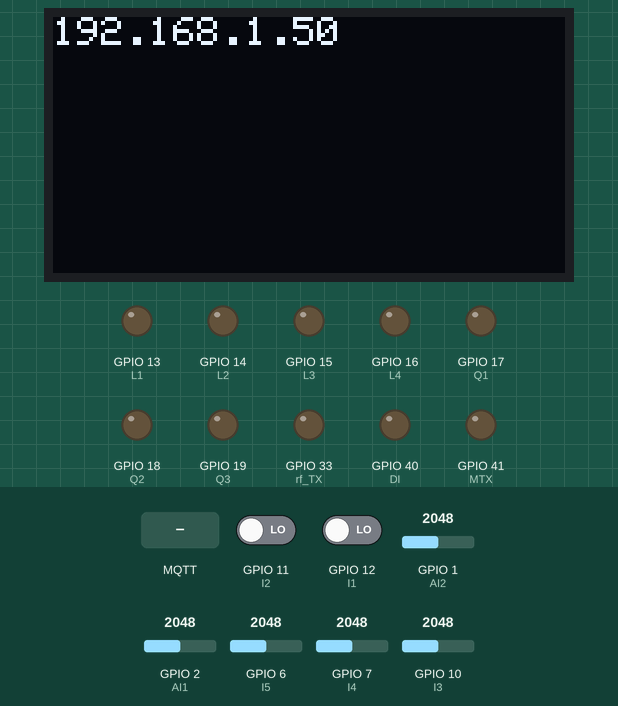
Recording of a sketch running on a simulated ESP32. Shown: 128×64 one-colour display, output pins drawn as LEDs (lit = HIGH). Inputs (shaded band) come from the test bench; at power-on: GPIO 1 (AI2) = 2048, GPIO 2 (AI1) = 2048, GPIO 6 (I5) = 2048, GPIO 7 (I4) = 2048, GPIO 10 (I3) = 2048, GPIO 11 (I2) LOW, GPIO 12 (I1) LOW. WiFi joins after 1.5 s; servers stay silent unless stated; no MQTT or app messages arrive unless stated; what the sketch prints to the serial monitor is not drawn.

Above: at 4.8 s.
4.9 s: MQTT message "on" arrives on the first subscribed topic
At 6.1 s:
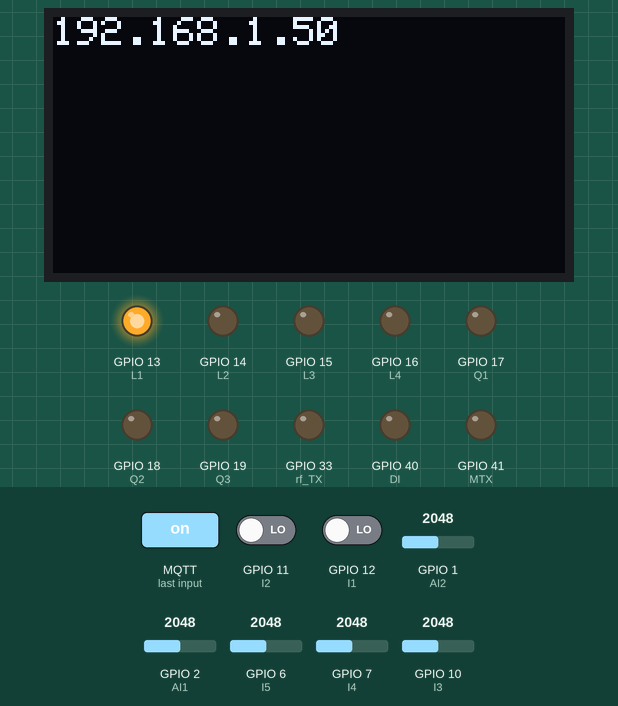
6.4 s: MQTT message "on" arrives on the second subscribed topic
At 7.3 s:
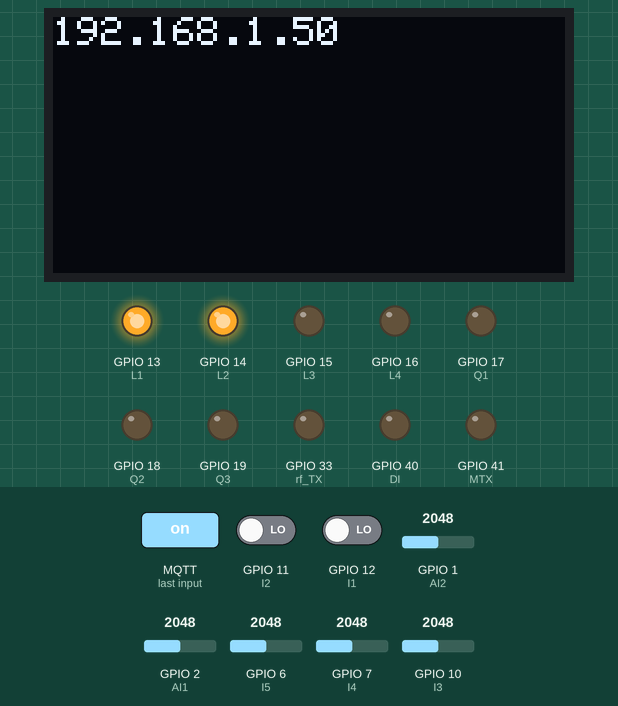
7.9 s: MQTT message "off" arrives on the first subscribed topic
At 9.1 s:
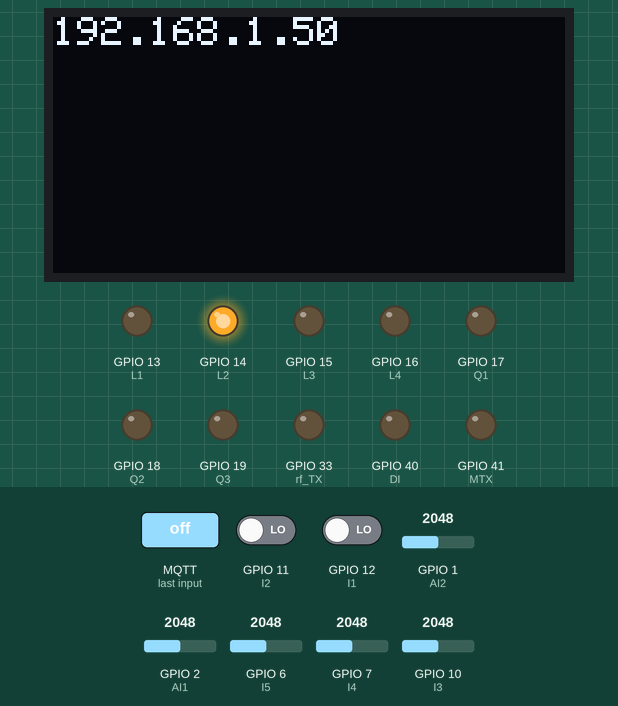
9.4 s: MQTT message "on" arrives on the third subscribed topic
At 10.2 s:
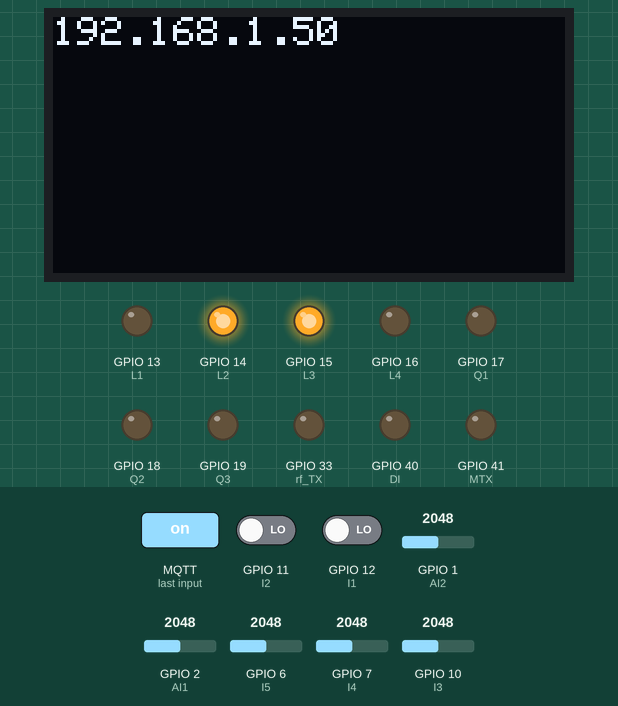
10.9 s: MQTT message "off" arrives on the second subscribed topic
At 11.3 s:
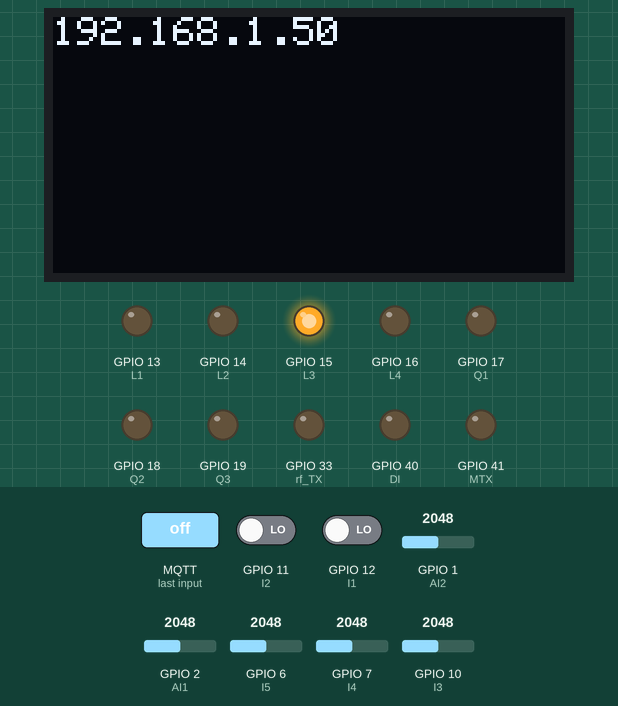
12.4 s: MQTT message "off" arrives on the third subscribed topic
At 13.1 s:
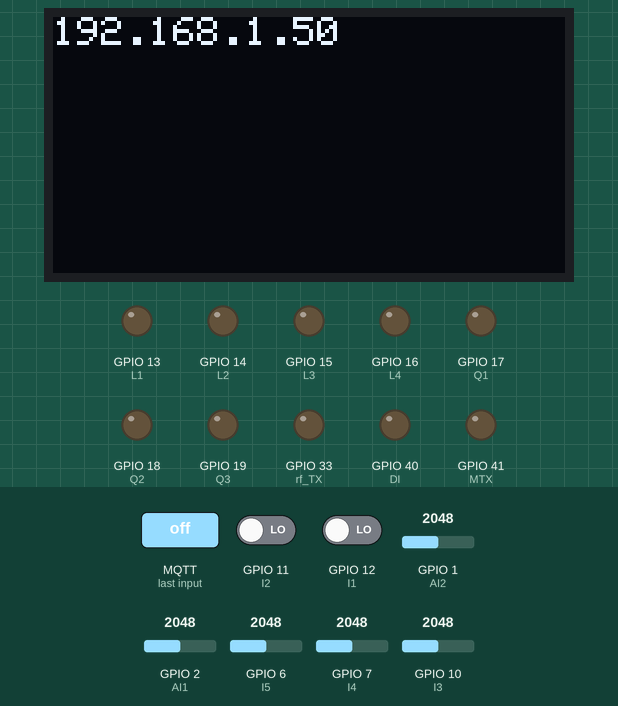
Timing chart, 0 to 14.9 s (numbered marks = the images above; inputs shaded):
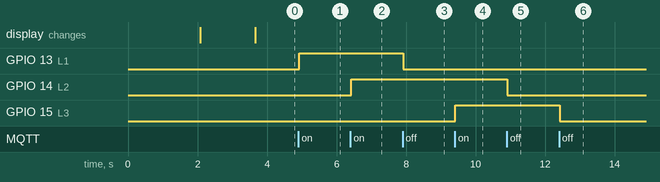

The sketch:

program.ino
```cpp
//knihovny pro OLED
#include <SPI.h>
#include <Wire.h>
#include <Adafruit_SSD1306.h>

//knihovny pro WIFI
#include <WiFi.h>

//knihovny pro MQTT
#include <PubSubClient.h>

//knihovny pro OTA
#include <ArduinoOTA.h>
#include <ESPmDNS.h>
#include <WiFiUdp.h>

//knihovny pro 433MHz komunikaci
#include <RCSwitch.h>
RCSwitch mySwitch = RCSwitch();


//definice displeje
#define SCREEN_WIDTH 128
#define SCREEN_HEIGHT 64
#define OLED_RESET 4
#define SCREEN_ADDRESS 0x3c
#define LOGO_WIDTH 128
#define LOGO_HEIGHT 64
Adafruit_SSD1306 display(SCREEN_WIDTH, SCREEN_HEIGHT, &Wire, OLED_RESET);


//definice pinů
//MBus
#define MRX 42
#define MTX 41

//RS485
#define DI 40
#define DE 39
#define RE 38
#define RO 37

//433MHz RX, TX
#define rf_RX 34
#define rf_TX 33

//mosfet výstupy
#define Q1 17
#define Q2 18
#define Q3 19

//relé výystupy
#define L1 13
#define L2 14
#define L3 15
#define L4 16

//analagově/digitální vstupy
#define I1 12
#define I2 11
#define I3 10
#define I4 7
#define I5 6

//proudová smyčka
#define AI1 2
#define AI2 1

const char* ssid = "******";
const char* password = "******";

const char* mqtt_server = "******";  // IP mqtt serveru
const char* mqtt_username = "******"; // MQTT jmeno
const char* mqtt_password = "******"; // MQTT heslo
const char* clientID = "******"; // MQTT ID přezdívka


//pomocné promněnné
int counter = 0;
String str;
int stary = 0;
int stary2 = 0;


WiFiClient wificlient;
PubSubClient client(mqtt_server, 1883, wificlient);

const unsigned char logo [] PROGMEM = {
  0x00, 0x00, 0x00, 0x00, 0x00, 0x00, 0xf0, 0x00, 0x00, 0x00, 0x00, 0x00, 0x07, 0xff, 0xff, 0xff,
  0x00, 0x00, 0x00, 0x00, 0x00, 0x00, 0xf0, 0x00, 0x00, 0x00, 0x00, 0x00, 0x07, 0xff, 0xff, 0xff,
  0x00, 0x00, 0x00, 0x00, 0x00, 0x00, 0xf0, 0x00, 0x00, 0x00, 0x00, 0x00, 0x07, 0xff, 0xff, 0xff,
  0x00, 0x00, 0x00, 0x00, 0x00, 0x01, 0xf0, 0x00, 0x00, 0x00, 0x00, 0x00, 0x07, 0xff, 0xff, 0xff,
  0x00, 0x00, 0x00, 0x00, 0x00, 0x01, 0xf0, 0x00, 0x00, 0x00, 0x00, 0x00, 0x07, 0xff, 0xff, 0xff,
  0x00, 0x00, 0x00, 0x00, 0x00, 0x01, 0xf0, 0x00, 0x00, 0x00, 0x00, 0x00, 0x07, 0xff, 0xff, 0xff,
  0x00, 0x00, 0x00, 0x00, 0x00, 0x01, 0xf0, 0x00, 0x00, 0x00, 0x00, 0x00, 0x07, 0xff, 0xff, 0xff,
  0x00, 0x00, 0x00, 0x00, 0x00, 0x01, 0xf0, 0x00, 0x00, 0x00, 0x00, 0x00, 0x07, 0xff, 0xff, 0xff,
  0x00, 0x00, 0x00, 0x00, 0x00, 0x03, 0xf0, 0x00, 0x00, 0x00, 0x00, 0x00, 0x07, 0xff, 0xff, 0xff,
  0x00, 0x00, 0x00, 0x00, 0x00, 0x03, 0xf0, 0x00, 0x00, 0x00, 0x00, 0x00, 0x07, 0xff, 0xff, 0xff,
  0x00, 0x00, 0x00, 0x00, 0x00, 0x03, 0xf0, 0x00, 0x00, 0x00, 0x00, 0x00, 0x07, 0xff, 0xff, 0xff,
  0x00, 0x00, 0x00, 0x00, 0x00, 0x03, 0xf0, 0x00, 0x00, 0x00, 0x00, 0x00, 0x07, 0xff, 0xff, 0xff,
  0x00, 0x00, 0x00, 0x00, 0x00, 0x07, 0xf0, 0x00, 0x00, 0x00, 0x00, 0x00, 0x07, 0xff, 0xff, 0xff,
  0x00, 0x00, 0x00, 0x00, 0x00, 0xf7, 0xf0, 0x00, 0x00, 0x00, 0x00, 0x00, 0x07, 0xff, 0xff, 0xff,
  0x00, 0x00, 0x00, 0x00, 0xff, 0xf7, 0xf7, 0xfc, 0x00, 0x00, 0x00, 0x00, 0x07, 0xff, 0xff, 0xff,
  0x00, 0x00, 0x00, 0x1f, 0xff, 0x07, 0xf7, 0xff, 0xc0, 0x00, 0x00, 0x00, 0x07, 0xff, 0xff, 0xff,
  0x00, 0x00, 0x01, 0xfe, 0x00, 0x07, 0xf0, 0xff, 0xf8, 0x00, 0x00, 0x00, 0x07, 0xff, 0xff, 0xff,
  0x00, 0x00, 0x0f, 0xc0, 0x00, 0x0f, 0x30, 0x07, 0xfe, 0x00, 0x00, 0x00, 0x07, 0xff, 0xff, 0xff,
  0x00, 0x00, 0x7c, 0x00, 0x00, 0x0f, 0x30, 0x00, 0xff, 0x80, 0x00, 0x00, 0x07, 0xff, 0xff, 0xff,
  0x00, 0x01, 0xe0, 0x00, 0x00, 0x0f, 0x30, 0x00, 0x1f, 0xe0, 0x00, 0x00, 0x07, 0xff, 0xff, 0xff,
  0x00, 0x03, 0x80, 0x00, 0x00, 0x0f, 0x30, 0x00, 0x07, 0xf0, 0x00, 0x00, 0x07, 0xff, 0xff, 0xff,
  0x00, 0x0e, 0x00, 0x00, 0x00, 0x1e, 0x38, 0x00, 0x01, 0xfc, 0x00, 0x00, 0x07, 0xff, 0xff, 0xff,
  0x00, 0x3c, 0x00, 0x00, 0x00, 0x1e, 0x38, 0x00, 0x00, 0xfe, 0x00, 0x00, 0x07, 0xff, 0xff, 0xff,
  0x00, 0x70, 0x00, 0x00, 0x00, 0x1e, 0x18, 0x00, 0x00, 0x3f, 0x80, 0x00, 0x07, 0xff, 0xff, 0xff,
  0x00, 0xe0, 0x00, 0x00, 0x00, 0x1e, 0x18, 0x00, 0x00, 0x1f, 0xc0, 0x00, 0x07, 0xff, 0xff, 0xff,
  0x03, 0xc0, 0x00, 0x00, 0x00, 0x1c, 0x1c, 0x00, 0x00, 0x0f, 0xe0, 0x00, 0x07, 0xff, 0xff, 0xff,
  0x03, 0x80, 0x00, 0x00, 0x00, 0x3c, 0x0c, 0x00, 0x00, 0x07, 0xe0, 0x00, 0x07, 0xff, 0xff, 0xff,
  0x07, 0x80, 0x00, 0x00, 0x00, 0x3c, 0x0e, 0x00, 0x00, 0x03, 0xf0, 0x00, 0x07, 0xff, 0xff, 0xff,
  0x0f, 0x00, 0x00, 0x00, 0x00, 0x3c, 0x06, 0x00, 0x00, 0x01, 0xf8, 0x00, 0x07, 0xff, 0xff, 0xff,
  0x1f, 0x00, 0x00, 0x00, 0x00, 0x7c, 0x03, 0x00, 0x00, 0x01, 0xf8, 0x00, 0x07, 0xff, 0xff, 0xff,
  0x1e, 0x00, 0x00, 0x00, 0x00, 0x78, 0x03, 0x80, 0x00, 0x00, 0xf8, 0x00, 0x07, 0xff, 0xff, 0xff,
  0x3e, 0x00, 0x00, 0x00, 0x00, 0x78, 0x01, 0x80, 0x00, 0x00, 0xfc, 0x00, 0x07, 0xff, 0xff, 0xff,
  0x3e, 0x00, 0x00, 0x00, 0x00, 0x78, 0x00, 0xc0, 0x00, 0x00, 0x7c, 0x00, 0x07, 0xff, 0xff, 0xff,
  0x3c, 0x00, 0x00, 0x00, 0x00, 0x78, 0x00, 0x70, 0x00, 0x00, 0x7e, 0x00, 0x07, 0xff, 0xff, 0xff,
  0x7c, 0x00, 0x00, 0x00, 0x00, 0xf0, 0x00, 0x38, 0x00, 0x00, 0x3e, 0x00, 0x07, 0xff, 0xff, 0xff,
  0x7c, 0x00, 0x00, 0x00, 0x00, 0xf0, 0x00, 0x0e, 0x00, 0x00, 0x3e, 0x00, 0x07, 0xff, 0xff, 0xff,
  0x7c, 0x00, 0x00, 0x00, 0x00, 0xf0, 0x00, 0x01, 0xff, 0xff, 0xff, 0xff, 0xff, 0xff, 0xff, 0xff,
  0x7c, 0x00, 0x00, 0x00, 0x00, 0xf0, 0x00, 0x00, 0x00, 0x00, 0x3e, 0x00, 0x07, 0xff, 0xff, 0xff,
  0x7d, 0xff, 0xff, 0xfc, 0x01, 0xe0, 0x00, 0x00, 0x00, 0x00, 0x3e, 0x00, 0x07, 0xff, 0xff, 0xff,
  0x7c, 0x00, 0x00, 0x0f, 0x01, 0xe0, 0x00, 0x00, 0x00, 0x00, 0x3e, 0x00, 0x07, 0xff, 0xff, 0xff,
  0x7c, 0x00, 0x00, 0x01, 0xc1, 0xe0, 0x00, 0x00, 0x00, 0x00, 0x3e, 0x00, 0x07, 0xff, 0xff, 0xff,
  0x3e, 0x00, 0x00, 0x00, 0x61, 0xe0, 0x00, 0x00, 0x00, 0x00, 0x3c, 0x00, 0x07, 0xff, 0xff, 0xff,
  0x3e, 0x00, 0x00, 0x00, 0x73, 0xc0, 0x00, 0x00, 0x00, 0x00, 0x3c, 0x00, 0x07, 0xff, 0xff, 0xff,
  0x3e, 0x00, 0x00, 0x00, 0x33, 0xc0, 0x00, 0x00, 0x00, 0x00, 0x7c, 0x00, 0x07, 0xff, 0xff, 0xff,
  0x3f, 0x00, 0x00, 0x00, 0x1b, 0xc0, 0x00, 0x00, 0x00, 0x00, 0x78, 0x00, 0x07, 0xff, 0xff, 0xff,
  0x1f, 0x00, 0x00, 0x00, 0x1f, 0xc0, 0x00, 0x00, 0x00, 0x00, 0xf8, 0x00, 0x07, 0xff, 0xff, 0xff,
  0x1f, 0x80, 0x00, 0x00, 0x1f, 0x80, 0x00, 0x00, 0x00, 0x00, 0xf0, 0x00, 0x07, 0xff, 0xff, 0xff,
  0x0f, 0xc0, 0x00, 0x00, 0x1f, 0x80, 0x00, 0x00, 0x00, 0x01, 0xe0, 0x00, 0x07, 0xff, 0xff, 0xff,
  0x07, 0xe0, 0x00, 0x00, 0x1f, 0x80, 0x00, 0x00, 0x00, 0x03, 0xe0, 0x00, 0x07, 0xff, 0xff, 0xff,
  0x07, 0xf0, 0x00, 0x00, 0x0f, 0x80, 0x00, 0x00, 0x00, 0x07, 0xc0, 0x00, 0x07, 0xff, 0xff, 0xff,
  0x03, 0xf8, 0x00, 0x00, 0x0f, 0x80, 0x00, 0x00, 0x00, 0x07, 0x80, 0x00, 0x07, 0xff, 0xff, 0xff,
  0x01, 0xfc, 0x00, 0x00, 0x0f, 0x80, 0x00, 0x00, 0x00, 0x1f, 0x00, 0x00, 0x07, 0xff, 0xff, 0xff,
  0x00, 0x7e, 0x00, 0x00, 0x0f, 0x00, 0x00, 0x00, 0x00, 0x3c, 0x00, 0x00, 0x07, 0xff, 0xff, 0xff,
  0x00, 0x3f, 0x80, 0x00, 0x1f, 0x00, 0x00, 0x00, 0x00, 0x78, 0x00, 0x00, 0x07, 0xff, 0xff, 0xff,
  0x00, 0x1f, 0xc0, 0x00, 0x1f, 0x00, 0x00, 0x00, 0x01, 0xe0, 0x00, 0x00, 0x07, 0xff, 0xff, 0xff,
  0x00, 0x07, 0xf0, 0x00, 0x1f, 0x00, 0x00, 0x00, 0x07, 0xc0, 0x00, 0x00, 0x07, 0xff, 0xff, 0xff,
  0x00, 0x01, 0xfe, 0x00, 0x1e, 0x00, 0x00, 0x00, 0x1f, 0x00, 0x00, 0x00, 0x07, 0xff, 0xff, 0xff,
  0x00, 0x00, 0x7f, 0xc0, 0x1e, 0x00, 0x00, 0x00, 0xfc, 0x00, 0x00, 0x00, 0x07, 0xff, 0xff, 0xff,
  0x00, 0x00, 0x1f, 0xfc, 0x1e, 0x00, 0x00, 0x07, 0xe0, 0x00, 0x00, 0x00, 0x07, 0xff, 0xff, 0xff,
  0x00, 0x00, 0x03, 0xff, 0xe0, 0x00, 0x00, 0xff, 0x00, 0x00, 0x00, 0x00, 0x07, 0xff, 0xff, 0xff,
  0x00, 0x00, 0x00, 0x7f, 0xff, 0xff, 0xff, 0xf0, 0x00, 0x00, 0x00, 0x00, 0x07, 0xff, 0xff, 0xff,
  0x00, 0x00, 0x00, 0x01, 0xff, 0xff, 0xfc, 0x00, 0x00, 0x00, 0x00, 0x00, 0x07, 0xff, 0xff, 0xff,
  0x00, 0x00, 0x00, 0x00, 0x00, 0x30, 0x00, 0x00, 0x00, 0x00, 0x00, 0x00, 0x07, 0xff, 0xff, 0xff,
  0x00, 0x00, 0x00, 0x00, 0x00, 0x00, 0x00, 0x00, 0x00, 0x00, 0x00, 0x00, 0x07, 0xff, 0xff, 0xff
};


void setup() {
  //nastanevení pinů na INPUT/OUTPUT
  //Mbus
  pinMode(MRX, INPUT);
  pinMode(MTX, OUTPUT);

  //RS485
  pinMode(DI, OUTPUT);
  pinMode(DE, OUTPUT);
  pinMode(RE, OUTPUT);
  pinMode(RO, INPUT);

  //433 MHz RX, TX
  pinMode(rf_RX, INPUT);
  pinMode(rf_TX, OUTPUT);

  //mosfet výstupy
  pinMode(Q1, OUTPUT);
  pinMode(Q2, OUTPUT);
  pinMode(Q3, OUTPUT);

  //relé výstupy
  pinMode(L1, OUTPUT);
  pinMode(L2, OUTPUT);
  pinMode(L3, OUTPUT);
  pinMode(L4, OUTPUT);

  //analagově/digitální vstupy
  pinMode(I1, INPUT);
  pinMode(I2, INPUT);
  pinMode(I3, INPUT);
  pinMode(I4, INPUT);
  pinMode(I5, INPUT);

  //proudová smmyčka
  pinMode(AI1, INPUT);
  pinMode(AI2, INPUT);


  mySwitch.enableTransmit(digitalPinToInterrupt(rf_TX));
  mySwitch.enableReceive(digitalPinToInterrupt(rf_RX));
  mySwitch.setRepeatTransmit(10);
  mySwitch.setPulseLength(500);


  //inicializace displeje
  display.begin(SSD1306_SWITCHCAPVCC, SCREEN_ADDRESS);
  //zobrazení loga
  startup_logo();

  Serial.begin(115200);
  Serial.println("Booting");

  WiFi.mode(WIFI_STA);
  WiFi.begin(ssid, password);
  while (WiFi.waitForConnectResult() != WL_CONNECTED) {
    Serial.println("Connection Failed! Rebooting...");
    delay(5000);
    ESP.restart();
  }


  mqtt_reconnect();

  ArduinoOTA.setHostname("******");
  ArduinoOTA.setPassword("******");
  ArduinoOTA
  .onStart([]() {
    String type;
    if (ArduinoOTA.getCommand() == U_FLASH)
      type = "sketch";
    else // U_SPIFFS
      type = "filesystem";

    // NOTE: if updating SPIFFS this would be the place to unmount SPIFFS using SPIFFS.end()
    Serial.println("Start updating " + type);
  })
  .onEnd([]() {
    Serial.println("\nEnd");
  })
  .onProgress([](unsigned int progress, unsigned int total) {
    Serial.printf("Progress: %u%%\r", (progress / (total / 100)));
  })
  .onError([](ota_error_t error) {
    Serial.printf("Error[%u]: ", error);
    if (error == OTA_AUTH_ERROR) Serial.println("Auth Failed");
    else if (error == OTA_BEGIN_ERROR) Serial.println("Begin Failed");
    else if (error == OTA_CONNECT_ERROR) Serial.println("Connect Failed");
    else if (error == OTA_RECEIVE_ERROR) Serial.println("Receive Failed");
    else if (error == OTA_END_ERROR) Serial.println("End Failed");
  });

  ArduinoOTA.begin();

  Serial.println("Ready");
  Serial.print("IP address: ");
  Serial.println(WiFi.localIP());

}


void loop() {
  while (WiFi.status() != WL_CONNECTED) {
    delay(500);
    Serial.print(".");
    counter++;
    if (counter == 1) {
      wifi_error();
    }
    if (counter >= 60) {
      ESP.restart();
    }
  }

  show_ip();

  ArduinoOTA.handle();
  mqtt_reconnect();
  client.loop();

  if (mySwitch.available()) {
    if (mySwitch.getReceivedValue() == 14257176) {
      client.publish("home/inputs/zvonek", "on");
    }
    mySwitch.resetAvailable();
  }
  else {
    if (millis() - stary2 > 5000) {
      client.publish("home/inputs/zvonek", "off");
      stary2 = millis();
    }
  }


  if (millis() - stary > 5000) {
    stary = millis();
    if (digitalRead(I1)) {
      client.publish("home/inputs/I1", "on");
    }
    else {
      client.publish("home/inputs/I1", "off");
    }
    if (digitalRead(I2)) {
      client.publish("home/inputs/I2", "on");
    }
    else {
      client.publish("home/inputs/I2", "off");
    }
    str = String(analogRead(I3));
    client.publish("home/inputs/I3", str.c_str());
    str = String(analogRead(I4));
    client.publish("home/inputs/I4", str.c_str());
    str = String(analogRead(I5));
    client.publish("home/inputs/I5", str.c_str());

    str = String(analogRead(AI1));
    client.publish("home/inputs/AI1", str.c_str());
    str = String(analogRead(AI2));
    client.publish("home/inputs/AI2", str.c_str());

  }


  /*
    if (digitalRead(I1)) {
      digitalWrite(L1, HIGH);
    }
    else {
      digitalWrite(L1, LOW);
    }

  */

  /*
    digitalWrite(L1, HIGH);
    delay(500);
    digitalWrite(L1, LOW);
    delay(500);
    digitalWrite(Q1, HIGH);
    delay(500);
    digitalWrite(Q1, LOW);
    delay(500);
  */


}


void mqtt_error(void) {
  display.clearDisplay();
  display.setTextSize(2);
  display.setTextColor(WHITE);
  display.setCursor(0, 0);
  display.println("MQTT ERROR");
  Serial.println("MQTT ERROR");
  display.display();
}

void wifi_error(void) {
  display.clearDisplay();
  display.setTextSize(2);
  display.setTextColor(WHITE);
  display.setCursor(0, 0);
  display.println("WIFI ERROR");
  Serial.println("WIFI ERROR");
  display.display();
}

void startup_logo(void) {
  display.clearDisplay();
  display.drawBitmap(0, 0, logo, LOGO_WIDTH, LOGO_HEIGHT, 1);
  display.fillRect(100, 0, 30, 64, 0);
  display.display();
  delay(2000);
  display.clearDisplay();
  display.display();
}

void show_ip(void) {
  display.setTextSize(1);
  display.setTextColor(WHITE);
  display.setCursor(0, 0);
  display.println(WiFi.localIP());
  display.display();
}

void mqtt_reconnect() {
  while (!client.connected()) {
    if (client.connect(clientID, mqtt_username, mqtt_password)) {
      client.subscribe("home/outputs/L1");
      client.subscribe("home/outputs/L2");
      client.subscribe("home/outputs/L3");
      client.subscribe("home/outputs/L4");

      client.subscribe("home/outputs/Q1");
      client.subscribe("home/outputs/Q2");
      client.subscribe("home/outputs/Q3");

      client.subscribe("home/outputs/zasuvka1");
      client.subscribe("home/outputs/zasuvka2");
      client.subscribe("home/outputs/zvonek");


      client.setCallback(callback);
    } else {
      mqtt_error();
      delay(1000);
    }
  }
}
void send_mqtt(void) {
  client.publish("home/inputs", String(analogRead(I1)).c_str());
}

void callback(char* topic, byte* message, unsigned int length) {
  String mess;
  for (int i = 0; i < length; i++) {
    mess += (char)message[i];
  }

  if (String(topic) == "home/outputs/L1") {
    if (mess == "on") {
      digitalWrite(L1, HIGH);
    }
    else if (mess == "off") {
      digitalWrite(L1, LOW);
    }
  }

  if (String(topic) == "home/outputs/L2") {
    if (mess == "on") {
      digitalWrite(L2, HIGH);
    }
    else if (mess == "off") {
      digitalWrite(L2, LOW);
    }
  }

  if (String(topic) == "home/outputs/L3") {
    if (mess == "on") {
      digitalWrite(L3, HIGH);
    }
    else if (mess == "off") {
      digitalWrite(L3, LOW);
    }
  }

  if (String(topic) == "home/outputs/L4") {
    if (mess == "on") {
      digitalWrite(L4, HIGH);
    }
    else if (mess == "off") {
      digitalWrite(L4, LOW);
    }
  }

  if (String(topic) == "home/outputs/Q1") {
    if (mess == "on") {
      digitalWrite(Q1, HIGH);
    }
    else if (mess == "off") {
      digitalWrite(Q1, LOW);
    }
  }

  if (String(topic) == "home/outputs/Q2") {
    if (mess == "on") {
      digitalWrite(Q2, HIGH);
    }
    else if (mess == "off") {
      digitalWrite(Q2, LOW);
    }
  }

  if (String(topic) == "home/outputs/Q3") {
    if (mess == "on") {
      digitalWrite(Q3, HIGH);
    }
    else if (mess == "off") {
      digitalWrite(Q3, LOW);
    }
  }

  if (String(topic) == "home/outputs/zasuvka1") {
    if (mess == "on") {
      //mySwitch.send(14257176, 24);
    }
  }

  if (String(topic) == "home/outputs/zasuvka2") {
    if (mess == "on") {
      //mySwitch.send(4203775893, 32);
    }
  }
  if (String(topic) == "home/outputs/zvonek") {
    if (mess == "on") {
      mySwitch.send(14257176, 24);
    }
  }
}
```

Measured:
- after the input at 4.9 s, GPIO 13 (L1): LOW → HIGH at once
- after the input at 6.4 s, GPIO 14 (L2): LOW → HIGH at once
- after the input at 7.9 s, GPIO 13 (L1): HIGH → LOW at once
- after the input at 9.4 s, GPIO 15 (L3): LOW → HIGH at once
- after the input at 10.9 s, GPIO 14 (L2): HIGH → LOW at once
- after the input at 12.4 s, GPIO 15 (L3): HIGH → LOW at once
